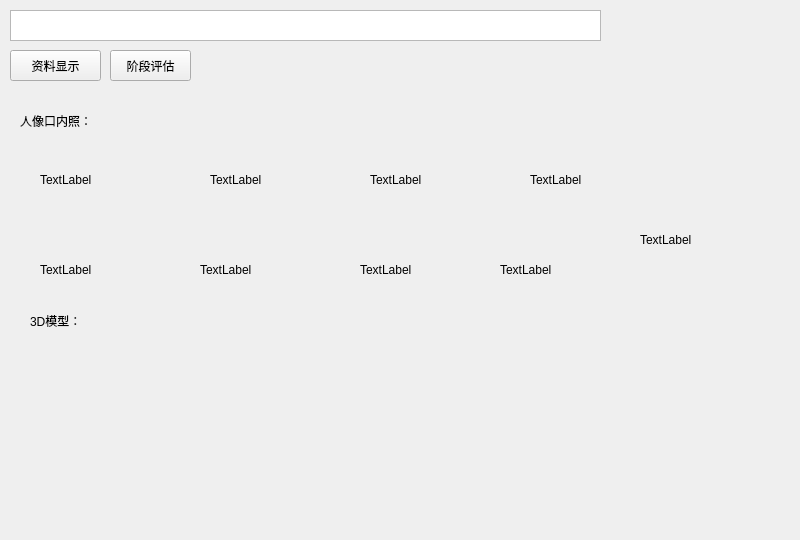
      <widget class="QWidget" name="page_12">
       <widget class="QListView" name="lv1_3_cure_stage">
        <property name="geometry">
         <rect>
          <x>10</x>
          <y>10</y>
          <width>591</width>
          <height>31</height>
         </rect>
        </property>
        <property name="flow">
         <enum>QListView::LeftToRight</enum>
        </property>
       </widget>
       <widget class="QPushButton" name="pb1_3_2_show">
        <property name="geometry">
         <rect>
          <x>10</x>
          <y>50</y>
          <width>91</width>
          <height>31</height>
         </rect>
        </property>
        <property name="text">
         <string>资料显示</string>
        </property>
       </widget>
       <widget class="QPushButton" name="pb1_3_3_stage">
        <property name="geometry">
         <rect>
          <x>110</x>
          <y>50</y>
          <width>81</width>
          <height>31</height>
         </rect>
        </property>
        <property name="text">
         <string>阶段评估</string>
        </property>
       </widget>
       <widget class="QStackedWidget" name="stackedWidget">
        <property name="geometry">
         <rect>
          <x>20</x>
          <y>100</y>
          <width>771</width>
          <height>431</height>
         </rect>
        </property>
        <property name="currentIndex">
         <number>0</number>
        </property>
        <widget class="QWidget" name="page_15">
         <widget class="QLabel" name="label_22">
          <property name="geometry">
           <rect>
            <x>0</x>
            <y>10</y>
            <width>121</width>
            <height>21</height>
           </rect>
          </property>
          <property name="layoutDirection">
           <enum>Qt::LeftToRight</enum>
          </property>
          <property name="frameShape">
           <enum>QFrame::NoFrame</enum>
          </property>
          <property name="text">
           <string>人像口内照：</string>
          </property>
         </widget>
         <widget class="QLabel" name="label_23">
          <property name="geometry">
           <rect>
            <x>10</x>
            <y>210</y>
            <width>121</width>
            <height>21</height>
           </rect>
          </property>
          <property name="layoutDirection">
           <enum>Qt::LeftToRight</enum>
          </property>
          <property name="frameShape">
           <enum>QFrame::NoFrame</enum>
          </property>
          <property name="text">
           <string>3D模型：</string>
          </property>
         </widget>
         <widget class="QLabel" name="lb1_3_1">
          <property name="geometry">
           <rect>
            <x>20</x>
            <y>40</y>
            <width>151</width>
            <height>80</height>
           </rect>
          </property>
          <property name="sizePolicy">
           <sizepolicy hsizetype="Preferred" vsizetype="Preferred">
            <horstretch>0</horstretch>
            <verstretch>0</verstretch>
           </sizepolicy>
          </property>
          <property name="maximumSize">
           <size>
            <width>151</width>
            <height>80</height>
           </size>
          </property>
          <property name="text">
           <string>TextLabel</string>
          </property>
         </widget>
         <widget class="QLabel" name="lb1_3_2">
          <property name="geometry">
           <rect>
            <x>190</x>
            <y>40</y>
            <width>151</width>
            <height>80</height>
           </rect>
          </property>
          <property name="sizePolicy">
           <sizepolicy hsizetype="Preferred" vsizetype="Preferred">
            <horstretch>0</horstretch>
            <verstretch>0</verstretch>
           </sizepolicy>
          </property>
          <property name="maximumSize">
           <size>
            <width>151</width>
            <height>80</height>
           </size>
          </property>
          <property name="text">
           <string>TextLabel</string>
          </property>
         </widget>
         <widget class="QLabel" name="lb1_3_3">
          <property name="geometry">
           <rect>
            <x>350</x>
            <y>40</y>
            <width>141</width>
            <height>80</height>
           </rect>
          </property>
          <property name="sizePolicy">
           <sizepolicy hsizetype="Preferred" vsizetype="Preferred">
            <horstretch>0</horstretch>
            <verstretch>0</verstretch>
           </sizepolicy>
          </property>
          <property name="maximumSize">
           <size>
            <width>151</width>
            <height>80</height>
           </size>
          </property>
          <property name="text">
           <string>TextLabel</string>
          </property>
         </widget>
         <widget class="QLabel" name="lb1_3_4">
          <property name="geometry">
           <rect>
            <x>510</x>
            <y>40</y>
            <width>131</width>
            <height>80</height>
           </rect>
          </property>
          <property name="sizePolicy">
           <sizepolicy hsizetype="Preferred" vsizetype="Preferred">
            <horstretch>0</horstretch>
            <verstretch>0</verstretch>
           </sizepolicy>
          </property>
          <property name="maximumSize">
           <size>
            <width>151</width>
            <height>80</height>
           </size>
          </property>
          <property name="text">
           <string>TextLabel</string>
          </property>
         </widget>
         <widget class="QLabel" name="lb1_3_5">
          <property name="geometry">
           <rect>
            <x>20</x>
            <y>130</y>
            <width>131</width>
            <height>80</height>
           </rect>
          </property>
          <property name="sizePolicy">
           <sizepolicy hsizetype="Preferred" vsizetype="Preferred">
            <horstretch>0</horstretch>
            <verstretch>0</verstretch>
           </sizepolicy>
          </property>
          <property name="maximumSize">
           <size>
            <width>151</width>
            <height>80</height>
           </size>
          </property>
          <property name="text">
           <string>TextLabel</string>
          </property>
         </widget>
         <widget class="QLabel" name="lb1_3_6">
          <property name="geometry">
           <rect>
            <x>180</x>
            <y>130</y>
            <width>131</width>
            <height>80</height>
           </rect>
          </property>
          <property name="sizePolicy">
           <sizepolicy hsizetype="Preferred" vsizetype="Preferred">
            <horstretch>0</horstretch>
            <verstretch>0</verstretch>
           </sizepolicy>
          </property>
          <property name="maximumSize">
           <size>
            <width>151</width>
            <height>80</height>
           </size>
          </property>
          <property name="text">
           <string>TextLabel</string>
          </property>
         </widget>
         <widget class="QLabel" name="lb1_3_7">
          <property name="geometry">
           <rect>
            <x>340</x>
            <y>130</y>
            <width>131</width>
            <height>80</height>
           </rect>
          </property>
          <property name="sizePolicy">
           <sizepolicy hsizetype="Preferred" vsizetype="Preferred">
            <horstretch>0</horstretch>
            <verstretch>0</verstretch>
           </sizepolicy>
          </property>
          <property name="maximumSize">
           <size>
            <width>151</width>
            <height>80</height>
           </size>
          </property>
          <property name="text">
           <string>TextLabel</string>
          </property>
         </widget>
         <widget class="QLabel" name="lb1_3_8">
          <property name="geometry">
           <rect>
            <x>480</x>
            <y>130</y>
            <width>131</width>
            <height>80</height>
           </rect>
          </property>
          <property name="sizePolicy">
           <sizepolicy hsizetype="Preferred" vsizetype="Preferred">
            <horstretch>0</horstretch>
            <verstretch>0</verstretch>
           </sizepolicy>
          </property>
          <property name="maximumSize">
           <size>
            <width>151</width>
            <height>80</height>
           </size>
          </property>
          <property name="text">
           <string>TextLabel</string>
          </property>
         </widget>
         <widget class="QLabel" name="lb1_3_9">
          <property name="geometry">
           <rect>
            <x>620</x>
            <y>100</y>
            <width>131</width>
            <height>80</height>
           </rect>
          </property>
          <property name="sizePolicy">
           <sizepolicy hsizetype="Preferred" vsizetype="Preferred">
            <horstretch>0</horstretch>
            <verstretch>0</verstretch>
           </sizepolicy>
          </property>
          <property name="maximumSize">
           <size>
            <width>151</width>
            <height>80</height>
           </size>
          </property>
          <property name="text">
           <string>TextLabel</string>
          </property>
         </widget>
        </widget>
        <widget class="QWidget" name="page_16"/>
       </widget>
      </widget>
